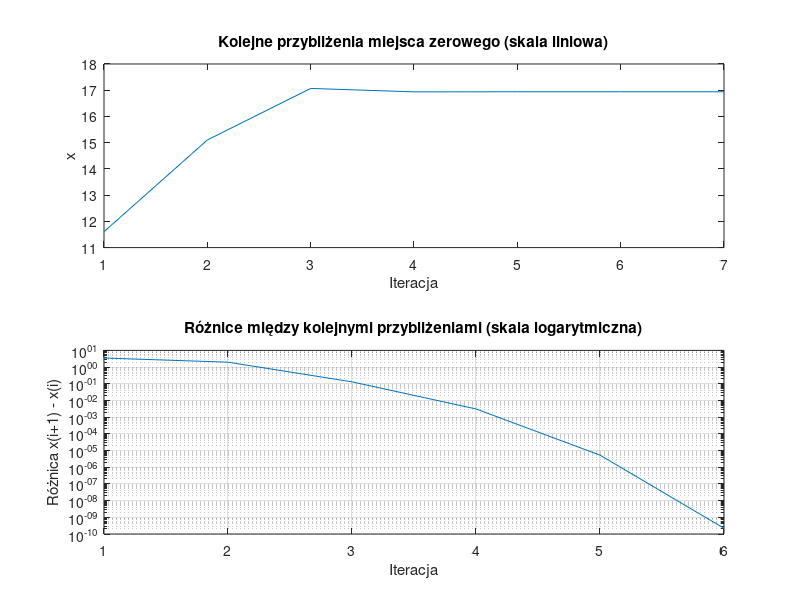

The MATLAB script that drew this image:
function [xvec,xdif,xsolution,ysolution,iterations] = velocity_secant()
% Wyznacza miejsce zerowe funkcji velocity_difference metodą siecznych.
% xvec - wektor z kolejnymi przybliżeniami miejsca zerowego;
%   xvec(1)=x2 przy założeniu, że x0 i x1 są punktami startowymi
% xdif - wektor różnic kolejnych przybliżeń miejsca zerowego
%   xdif(i) = abs(xvec(i+1)-xvec(i));
% xsolution - obliczone miejsce zerowe
% ysolution - wartość funkcji velocity_difference wyznaczona dla f=xsolution
% iterations - liczba iteracji wykonana w celu wyznaczenia xsolution

    x0 = 1; % pierwszy punkt startowy metody siecznych
    x1 = 40; % drugi punkt startowy metody siecznych
    ytolerance = 1e-12;% tolerancja wartości funkcji w przybliżonym miejscu zerowym.
    % Warunek abs(f1(xsolution))<ytolerance określa jak blisko zera ma znaleźć
    % się wartość funkcji w obliczonym miejscu zerowym funkcji f1(), aby obliczenia
    % zostały zakończone.
    max_iterations = 1000; % maksymalna liczba iteracji wykonana przez alg. bisekcji


    f0 = velocity_difference(x0);
    f1 = velocity_difference(x1);

    xvec = [];
    xdif = [];
    xsolution = Inf;
    ysolution = Inf;
    iterations = max_iterations;

    for i = 1:max_iterations
        if abs(f1 - f0) < eps
            warning('Zbyt mała różnica w mianowniku – możliwa dzielność przez zero');
            break;
        end

        % oblicz nowe przybliżenie
        x2 = x1 - f1 * (x1 - x0) / (f1 - f0);
        f2 = velocity_difference(x2);

        % zapisz przybliżenie
        xvec(i, 1) = x2;

        if i > 1
            xdif(i-1, 1) = abs(xvec(i) - xvec(i-1));
        end

        % sprawdź warunek zakończenia
        if abs(f2) < ytolerance
            xsolution = x2;
            ysolution = f2;
            iterations = i;
            break;
        end

        % przygotuj dane do kolejnej iteracji
        x0 = x1;
        f0 = f1;
        x1 = x2;
        f1 = f2;
    end

    % wykresy
    figure;
    subplot(2,1,1)
    plot(xvec, '-');
    title('Kolejne przybliżenia miejsca zerowego (skala liniowa)');
    xlabel('Iteracja');
    ylabel('x');

    subplot(2,1,2)
    semilogy(xdif, '-');
    title('Różnice między kolejnymi przybliżeniami (skala logarytmiczna)');
    xlabel('Iteracja');
    ylabel('Różnica x(i+1) - x(i)');
    grid on;

    print -dpng zadanie6.png
end

function velocity_delta = velocity_difference(t)
% t - czas od startu rakiety

    if t <= 0
        error('Czas musi być większy od zera.');
    end

    u = 2000; % [m/s]
    m0 = 150000; % [kg]
    q = 2700; % [kg/s]
    g = 1.622; % [m/s^2]
    M = 700; % [m/s]

    % oblicz predkosc
    v = u * log(m0 / (m0 - q * t)) - g * t;

    % oblicz roznice
    velocity_delta = v - M;
end